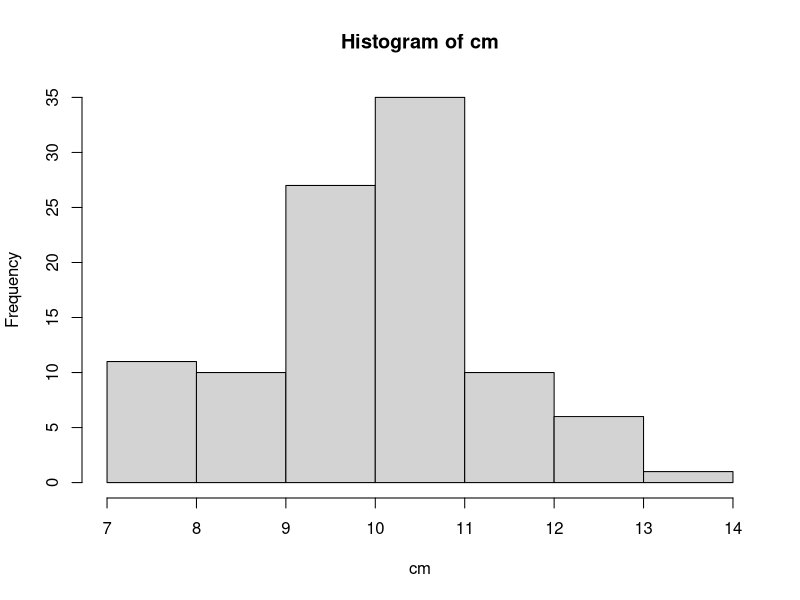

This chart was generated by the following R code:
# RPro-U13-L-Simulation

# generate random numbers

# simulate rolling four six-sided dice
sample(1:6, 4, replace = TRUE)
# [1] 6 6 2 6
# randomly select four numbers between 1 and 6, WITH replacement.

# repeat the command to see how your result differs. (The probability of rolling
# the exact same result is (1/6)^4 = 0.00077

# 10 numbers between 1 and 20, WITHOUT replacement.
sample(1:20, 10)
#  [1] 11 13  1 16  2 12 18  4 19  8

# LETTERS is a predefined variable containing a vector of 26 letters of the English alphabet.
LETTERS
#  [1] "A" "B" "C" "D" "E" "F" "G" "H" "I" "J" "K" "L" "M" "N" "O" "P" "Q" "R" "S" "T"
# [21] "U" "V" "W" "X" "Y" "Z"

# permute, or rearrange, the elements of LETTERS vector
sample(LETTERS)
#  [1] "Z" "H" "A" "B" "K" "N" "X" "D" "O" "I" "J" "R" "Q" "E" "L" "C" "S" "G" "P" "U"
# [21] "W" "F" "M" "V" "Y" "T"

# when 'size' argument to sample() is not specified, R takes a sample equal in size to the 
# vector from which you are sampling.

# suppose we want to simulate 100 flips of an unfair two-sided coin. This particular coin 
# has a 0.3 probability of landing 'tails',0, and a 0.7 probability of landing 'heads', 1,
flips <- sample(c(0,1), 100, replace = TRUE, c(0.3,0.7))
flips
#   [1] 1 0 1 1 1 1 0 1 1 1 1 1 0 0 1 1 1 1 1 0 1 1 1 0 1 0 1 1 1 0 1 1 1 0 1 1 1 1 0 0
#  [41] 0 1 1 1 1 1 1 1 0 1 1 0 0 1 1 1 1 0 1 1 1 1 1 0 1 1 0 1 0 1 1 1 1 1 0 1 1 1 1 1
#  [81] 1 0 1 0 1 1 0 1 1 1 1 0 0 1 1 1 1 0 1 1
sum(flips)
# [1] 74

# simulate a binomial random variable
# Each probability distribution in R has an r*** function (for "random"), a d***
# function (for "density"), a p*** (for "probability"), and q*** (for "quantile").

# A binomial random variable represents the number of 'successes' (heads) in a given
# number of independent 'trials' (coin flips). Therefore, we can generate a single
# random variable that represents the number of heads in 100 flips of our unfair coin
# Note that you only specify the probability of 'success' (heads) and NOT 'failure' (tails)
rbinom(1,size = 100,prob = 0.7)
# [1] 67

# see all of the 0s and 1s, 100 observations, each of size 1, with success probability of 0.7
flips2 <- rbinom(n=100, size = 1, prob = 0.7)
flips2
#   [1] 1 1 1 1 1 1 1 1 1 1 1 0 1 0 1 1 1 0 1 1 1 1 1 1 0 1 0 1 1 1 1 1 1 1 1 0 1 1 1 1
#  [41] 0 0 0 1 1 1 0 0 1 1 0 0 1 0 0 0 0 0 0 1 1 1 1 1 0 1 0 1 0 0 1 1 1 1 0 0 1 0 1 1
#  [81] 0 1 1 1 1 1 1 0 1 1 1 1 0 1 1 1 1 1 0 1

sum(flips2)
# [1] 70

# The standard normal distribution has mean 0 and standard deviation 1.
rnorm(10)
#  [1]  0.2736270 -1.1116136  1.1938555  0.4005974  0.3609235  1.8320516  0.3320918
#  [8]  1.7679669 -0.2365751  2.0158477

# generate 10 random numbers from a normal distribution with mean 100 and standard deviation 25
rnorm(10, mean = 100, sd = 25)
#  [1]  72.18358  64.52909  76.08578 105.98331  74.01113 119.09490  87.42972  57.93924
#  [9]  77.00478  35.86632

# simulate 100 *groups* of random numbers, each containing 5 values generated from a Poisson 
# distribution with mean 10
# Generate 5 random values from a Poisson distribution with mean 10
rpois(5,10)
# [1] 13  8  7  5 13
my_pois <- replicate(100, rpois(5, 10))
my_pois
#      [,1] [,2] [,3] [,4] [,5] [,6] [,7] [,8] [,9] [,10] [,11] [,12] [,13] [,14] [,15]
# [1,]   10   10   15   11    6    9    9   12    8    14    12     6    14    13    12
# [2,]   13    8   10    6   14    9    8    8   13     9    17    14     8     9     7
# [3,]   12   12   12   11   12   10   16   10   10     8    16    10     7    15    13
# [4,]   13    7   10   16    7    9   13   14    6    11     9     6     6     5     7
# [5,]    6   12   12   10   11    9   14   11   15     6    14     7    12    11    11
#     ...

# find the mean of each column
cm <- colMeans(my_pois)
cm
# [1] 10.8  9.8 11.8 10.8 10.0  9.2 12.0 11.0 10.4  9.6 13.6  8.6  9.4 10.6 10.0  8.2
#  [17] 10.0 11.4 10.6  7.4  9.8  8.6  9.2 13.4  9.8 10.4 10.4 11.8  8.6  9.2  9.8  8.6
#  [33] 10.8 10.8  7.4 10.6  9.6 11.0  8.8 10.4 10.4 10.6 10.4  9.8 10.8 12.2  7.4 12.0
#  [49]  9.4  8.6  8.4 11.2  7.8 10.4  9.2  8.2 10.8 11.2 10.8  9.4  9.6  9.4  9.2  9.4
#  [65]  9.8  8.8  9.2  9.4  9.2  8.8  9.6  9.4 11.2  9.8  7.6 10.4  8.4  9.6 10.0 10.6
#  [81] 11.2 10.2 10.8  9.2  9.8  9.4  9.0  9.2 10.0 10.8 10.8 10.0 10.0  9.2 11.2  9.2
#  [97]  9.6 10.4 12.4 11.2

# take a look at the distribution of our column means by plotting a histogram
hist(cm)

# All of the standard probability distributions are built into R, including
# exponential (rexp()), chi-squared (rchisq()), gamma (rgamma())

